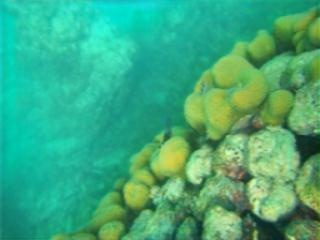
#> input picture abel/input_images/set_f38.jpg, 320 x 240 px, found by its file name
$ python gain6.py
#> lines starting #> are read from the running program, lines starting #| are printed output that depends on the picture
#> further down, image is the input picture: shape (240, 320, 3); mean B, G, R 125.3, 170.8, 61.7
import cv2
import numpy as np
import matplotlib.pyplot as plt

# Function to apply frequency domain color correction
def frequency_domain_color_correction(image, red_gain=2.0, green_gain=1.8, blue_gain=2.5):
#> called with red_gain = 2, green_gain = 1.8, blue_gain = 2.5
    if image is None:
        raise ValueError("Image could not be loaded. Check the file path.")

    # Split the image into BGR channels
    b, g, r = cv2.split(image)
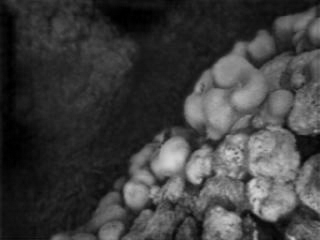
#> r: shape (240, 320); min 0, max 212, mean 61.7

    # Function to apply frequency domain correction to a single channel
    def apply_frequency_correction(channel, gain):
        # Perform the 2D FFT and shift the zero-frequency component to the center
#> called with gain = 2
        dft = cv2.dft(np.float32(channel), flags=cv2.DFT_COMPLEX_OUTPUT)
        dft_shift = np.fft.fftshift(dft)

        # Get the magnitude and phase from the frequency components
        magnitude, phase = cv2.cartToPolar(dft_shift[:, :, 0], dft_shift[:, :, 1])

        # Apply gain to the magnitude to adjust the brightness (luminance) in the frequency domain
        magnitude *= gain  # Boosting the brightness based on the channel's gain
        magnitude = np.clip(magnitude, 0, 255)  # Clip values to avoid overflow

        # Recombine the magnitude and phase
        real, imag = cv2.polarToCart(magnitude, phase)

        # Apply inverse shift to bring the frequency components back
        dft_shift_new = cv2.merge([real, imag])

        # Perform the inverse DFT to get the corrected image in the spatial domain
        dft_ishift = np.fft.ifftshift(dft_shift_new)
        corrected_channel = cv2.idft(dft_ishift)

        # Convert the result to a format suitable for display
        corrected_channel = cv2.magnitude(corrected_channel[:, :, 0], corrected_channel[:, :, 1])

        # Normalize the result to the 0-255 range for display
        corrected_channel = np.uint8(np.clip(corrected_channel, 0, 255))

        return corrected_channel

    # Apply frequency domain color correction to each channel
    corrected_r = apply_frequency_correction(r, red_gain)
    corrected_g = apply_frequency_correction(g, green_gain)
    corrected_b = apply_frequency_correction(b, blue_gain)
#> call 3 of apply_frequency_correction, with gain = 2.5
#> in apply_frequency_correction (call 3), `magnitude, phase = cv2.cartToPolar(dft_shift[:, :, 0], dft_shift[:, :,..`:
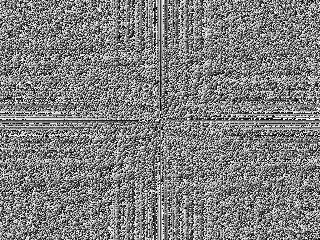
#> phase: shape (240, 320) float32; min 0.000165, max 6.28, mean 3.14; drawn with min black and max white
#> in apply_frequency_correction (call 3), `magnitude = np.clip(magnitude, 0, 255)`:
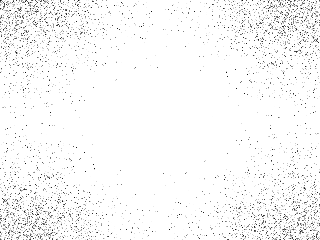
#> magnitude: shape (240, 320) float32; min 4.04, max 255, mean 247.9
#> in apply_frequency_correction (call 3), `real, imag = cv2.polarToCart(magnitude, phase)`:
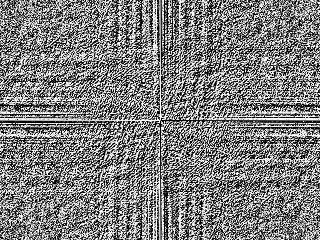
#> real: shape (240, 320) float32; min -255, max 255, mean 0; drawn with min black and max white
#> in apply_frequency_correction (call 3), `real, imag = cv2.polarToCart(magnitude, phase)`:
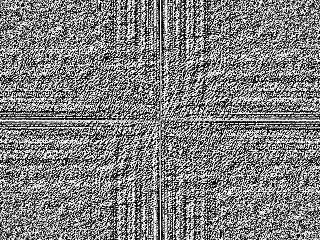
#> imag: shape (240, 320) float32; min -255, max 255, mean 0.7; drawn with min black and max white
#> in apply_frequency_correction (call 3), `corrected_channel = cv2.magnitude(corrected_channel[:, :, 0], correcte..`:
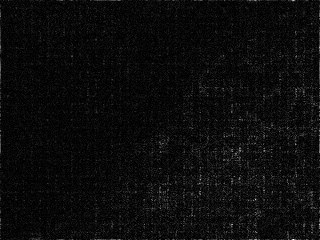
#> corrected_channel: shape (240, 320) float32; min 0.956, max 1000691.1, mean 47832.3; drawn with min black and max white

    # Merge the corrected channels back into a single image
    corrected_image = cv2.merge([corrected_b, corrected_g, corrected_r])

    return corrected_image

# Read the underwater image
image = cv2.imread(r'C:\Users\albin John\OneDrive\Desktop\java\PROJECT\abel\input_images\set_f38.jpg')

# Check if the image was loaded correctly
if image is None:
    print("Error: Image could not be loaded. Check the file path.")
else:
    # Perform frequency domain color correction
    corrected_image = frequency_domain_color_correction(image)

    # Display the original and corrected images
    plt.figure(figsize=(10, 5))
    plt.subplot(1, 2, 1)
    plt.imshow(cv2.cvtColor(image, cv2.COLOR_BGR2RGB))
    plt.title('Original Image')
    plt.axis('off')

    plt.subplot(1, 2, 2)
    plt.imshow(cv2.cvtColor(corrected_image, cv2.COLOR_BGR2RGB))
    plt.title('Corrected Image in Frequency Domain')
    plt.axis('off')

    plt.show()
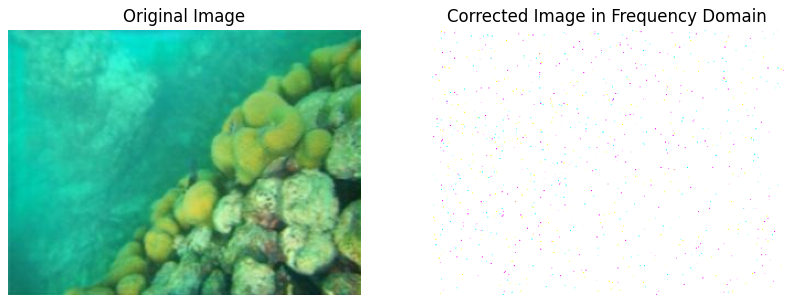
#> figure drawn by matplotlib, 2 panels

    # Optionally save the corrected image
    cv2.imwrite('corrected_frequency_domain_image.jpg', corrected_image)

$ run again, with abel/input_images/set_f0.jpg copied over abel/input_images/set_f38.jpg
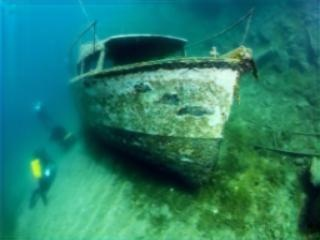
#> input picture abel/input_images/set_f0.jpg, 320 x 240 px, found by its file name
#> image is the input picture: shape (240, 320, 3); mean B, G, R 106.9, 127.4, 37
#> in apply_frequency_correction (call 3), `corrected_channel = cv2.magnitude(corrected_channel[:, :, 0], correcte..`:
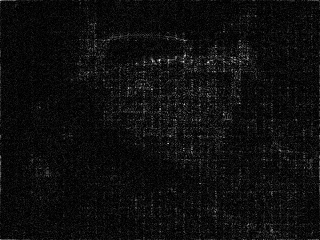
#> corrected_channel: shape (240, 320) float32; min 1.12, max 858871.9, mean 48098.2; drawn with min black and max white
#> `plt.show()`:
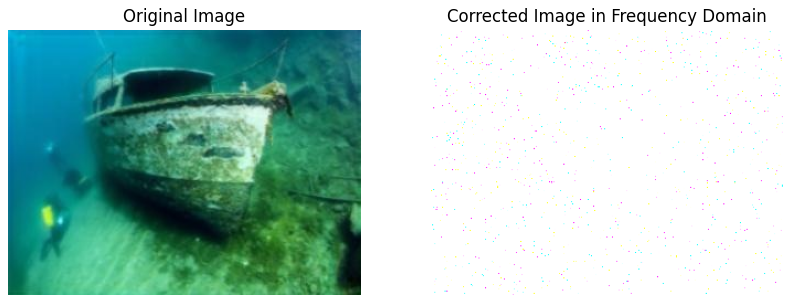
#> figure drawn by matplotlib, 2 panels

$ run again, with abel/input_images/set_f17.jpg copied over abel/input_images/set_f38.jpg
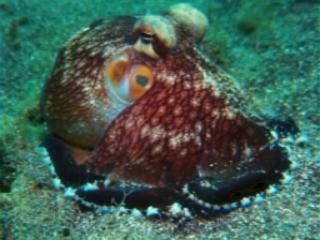
#> input picture abel/input_images/set_f17.jpg, 320 x 240 px, found by its file name
#> image is the input picture: shape (240, 320, 3); mean B, G, R 83.2, 95.3, 65
#> in apply_frequency_correction (call 3), `real, imag = cv2.polarToCart(magnitude, phase)`:
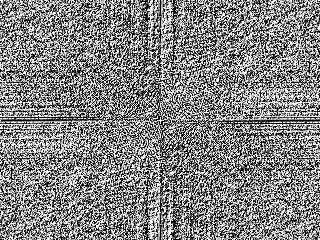
#> imag: shape (240, 320) float32; min -255, max 255, mean 9.7; drawn with min black and max white
#> `plt.show()`:
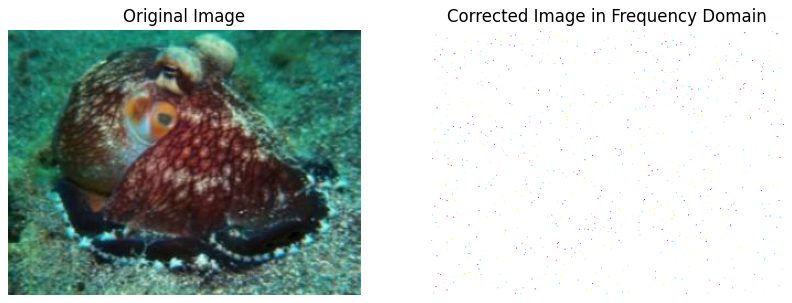
#> figure drawn by matplotlib, 2 panels

$ run again, with abel/input_images/set_f2.jpg copied over abel/input_images/set_f38.jpg
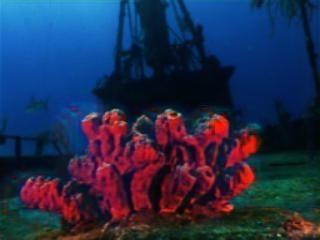
#> input picture abel/input_images/set_f2.jpg, 320 x 240 px, found by its file name
#> image is the input picture: shape (240, 320, 3); mean B, G, R 78.1, 46.1, 35.2
#> `plt.show()`:
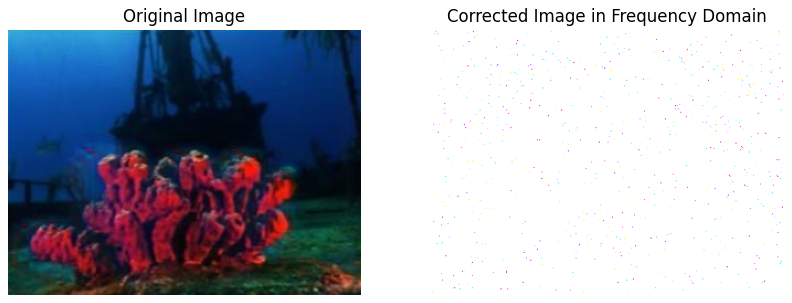
#> figure drawn by matplotlib, 2 panels
